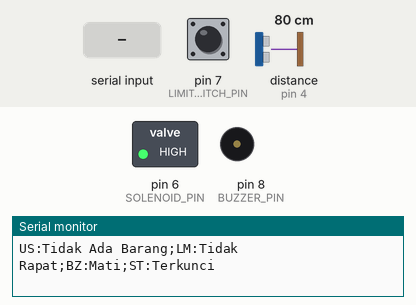
Bench run of a sketch on a simulated Arduino Uno, built with avr-gcc and run on an emulated ATmega328P. Shown: switched loads named in the sketch (green lamp = pin HIGH), buzzer (waves = sounding, pin HIGH), the last lines printed to the serial monitor. Wiring (inferred from the names in the program): ultrasonic range finder: trigger pin 5; echo pin 4. Inputs (shaded band) come from the test bench; at power-on: distance to the obstacle (sensor on pin 4) 80 cm, pin 7 (LIMIT_SWITCH_PIN) HIGH. The echo pulse lasts 58.3 µs per cm; pins used as bus, display or sensor lines are not drawn.

Above: at 1.2 s.
1.3 s: "sender:\n" received over Serial
At 2.4 s:
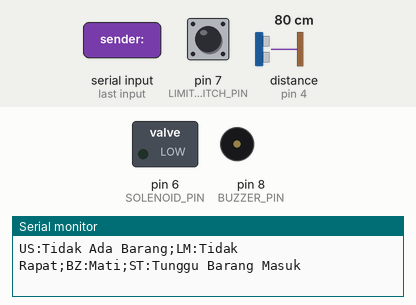
3.0 s: distance to the obstacle (sensor on pin 4) set to 29 cm
4.5 s: distance to the obstacle (sensor on pin 4) set to 25 cm
At 6.0 s:
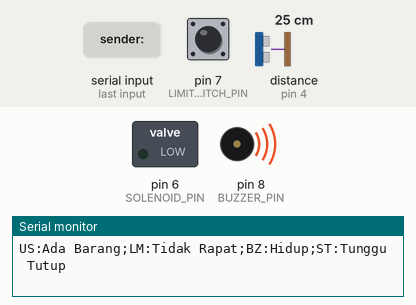
6.3 s: pin 7 (LIMIT_SWITCH_PIN) pulled LOW for 1 s
At 7.0 s:
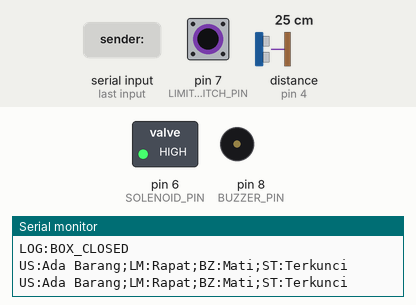
8.8 s: "receiver:\n" received over Serial
At 9.7 s:
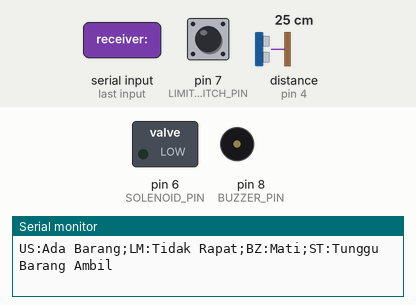
11.1 s: pin 7 (LIMIT_SWITCH_PIN) pulled LOW for 0.15 s
At 11.9 s:
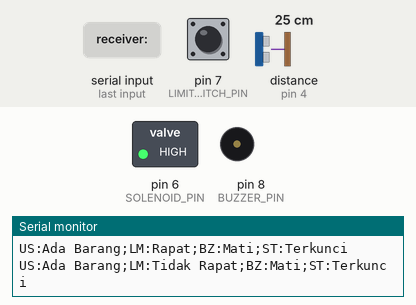
Timing chart, 0 to 13.7 s (numbered marks = the images above; inputs shaded):
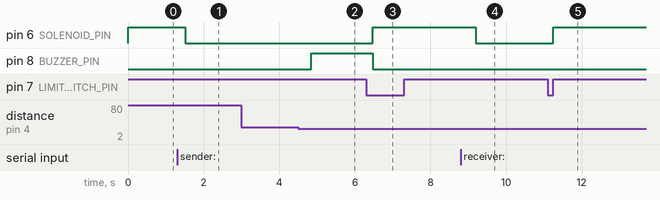

Measured:
- the behaviour switches between 28 and 27 cm on distance to the obstacle (sensor on pin 4) (found by bisection; images 1 and 2)
- after the input at 1.3 s, pin 6 (SOLENOID_PIN): HIGH → LOW after 0.22 s
- after the input at 4.5 s, pin 8 (BUZZER_PIN): LOW → HIGH after 0.35 s
- after the input at 6.3 s, pin 6 (SOLENOID_PIN): LOW → HIGH after 0.17 s; pin 8 (BUZZER_PIN): HIGH → LOW after 0.17 s
- after the input at 8.8 s, pin 6 (SOLENOID_PIN): HIGH → LOW after 0.39 s
- after the input at 11.1 s, pin 6 (SOLENOID_PIN): LOW → HIGH after 0.14 s

The sketch:

Lock_System_Slave.ino
```cpp
// --- Pin Definitions & Constants (SAMA SEPERTI SEBELUMNYA) ---
#define ECHO_PIN 4
#define TRIG_PIN 5
#define SOLENOID_PIN 6
#define LIMIT_SWITCH_PIN 7
#define BUZZER_PIN 8
#define ULTRASONIC_THRESHOLD_CM 27
#define REALTIME_DELAY 200
#define IDLE_FEEDBACK_DELAY 500

// --- States ---
enum State {
  IDLE_LOCKED,
  BOX_OPEN_AWAITING_ACTION,     // Nama diganti sedikit biar umum
  ACTION_DONE_AWAITING_CLOSURE  // Nama diganti sedikit biar umum
};
State currentState = IDLE_LOCKED;

// --- Mode Operasi (BARU) ---
enum OperationMode {
  MODE_NONE,
  MODE_SENDER,   // Mode Pengirim (Menaruh Paket)
  MODE_RECEIVER  // Mode Penerima (Mengambil Paket)
};
OperationMode currentMode = MODE_NONE;

// --- Global Flags ---
boolean actionCompleted = false; // Ganti 'itemTaken' jadi lebih umum
boolean buzzerActive = false;
boolean sendData = true;
boolean stopRequested = false;
unsigned long unlockTime = 0;           // Mencatat waktu kapan kunci dibuka
const long IGNORE_SENSOR_DURATION = 3000; // Durasi mengabaikan sensor (5 detik)
boolean isSensorIgnored = false;        // Status apakah sedang mengabaikan sensor

// --- Fungsi Ultrasonic (SAMA) ---
float readUltrasonicDistance() {
  digitalWrite(TRIG_PIN, LOW); delayMicroseconds(2);
  digitalWrite(TRIG_PIN, HIGH); delayMicroseconds(10);
  digitalWrite(TRIG_PIN, LOW);
  long duration = pulseIn(ECHO_PIN, HIGH, 30000);
  return (duration == 0) ? 999.0 : (duration * 0.0343) / 2;
}

// --- Fungsi Feedback (DIUPDATE DIKIT) ---
void sendFeedbackToTkinter() {
  String ultrasonicStatus_tk;
  // Baca dulu sensor aslinya
  boolean currentLimitStatusLow = (digitalRead(LIMIT_SWITCH_PIN) == LOW);
  String limitStatus_tk;

  // Logika Manipulasi (Grace Period)
  if (isSensorIgnored && currentLimitStatusLow) {
      limitStatus_tk = "Tidak Rapat"; // Bohong: Bilang terbuka padahal tertutup
  } else {
      limitStatus_tk = currentLimitStatusLow ? "Rapat" : "Tidak Rapat"; // Jujur
  }
  String buzzerStatus_tk = buzzerActive ? "Hidup" : "Mati";
  String systemState_tk;

  // Logika status barang disesuaikan agar tidak bingung
  float dist = readUltrasonicDistance();
  if (dist <= ULTRASONIC_THRESHOLD_CM) {
     ultrasonicStatus_tk = "Ada Barang";
  } else {
     ultrasonicStatus_tk = "Tidak Ada Barang";
  }

  switch (currentState) {
    case IDLE_LOCKED: systemState_tk = "Terkunci"; break;
    case BOX_OPEN_AWAITING_ACTION:
         systemState_tk = (currentMode == MODE_SENDER) ? "Tunggu Barang Masuk" : "Tunggu Barang Ambil";
         break;
    case ACTION_DONE_AWAITING_CLOSURE: systemState_tk = "Tunggu Tutup"; break;
    default: systemState_tk = "Error"; break;
  }

  String feedback = "US:" + ultrasonicStatus_tk + ";LM:" + limitStatus_tk + ";BZ:" + buzzerStatus_tk + ";ST:" + systemState_tk;
  Serial.println(feedback);
}

void setup() {
  Serial.begin(115200);
  pinMode(SOLENOID_PIN, OUTPUT);
  pinMode(LIMIT_SWITCH_PIN, INPUT_PULLUP);
  pinMode(BUZZER_PIN, OUTPUT);
  pinMode(TRIG_PIN, OUTPUT);
  pinMode(ECHO_PIN, INPUT);
  digitalWrite(SOLENOID_PIN, HIGH);
  digitalWrite(BUZZER_PIN, LOW);
}

void loop() {
  if (Serial.available() > 0) {
    String data = Serial.readStringUntil('\n');
    data.trim();

    // --- LOGIKA PARSING PERINTAH BARU ---
    // Format dari Python harus: "sender:TIMESTAMP" atau "receiver:TIMESTAMP"

    if (currentState == IDLE_LOCKED) {
       if (data.startsWith("sender:")) {
          currentMode = MODE_SENDER;
          String timestamp = data.substring(7);

          digitalWrite(SOLENOID_PIN, LOW);
          unlockTime = millis();
          isSensorIgnored = true;

          Serial.println("LATENCY_LOG:" + timestamp);
          sendData = true; stopRequested = false;
          currentState = BOX_OPEN_AWAITING_ACTION;
          actionCompleted = false;
          digitalWrite(BUZZER_PIN, LOW); buzzerActive = false;
       }
       else if (data.startsWith("receiver:")) { // Dulu ini "true:"
          currentMode = MODE_RECEIVER;
          String timestamp = data.substring(9);

          digitalWrite(SOLENOID_PIN, LOW);
          unlockTime = millis();
          isSensorIgnored = true;

          Serial.println("LATENCY_LOG:" + timestamp);
          sendData = true; stopRequested = false;
          currentState = BOX_OPEN_AWAITING_ACTION;
          actionCompleted = false;
          digitalWrite(BUZZER_PIN, LOW); buzzerActive = false;
       }
    }

    if (data == "false") stopRequested = true;
  }

  if (sendData) {
    float distance_cm;
    boolean isBoxClosedProperly;

    switch (currentState) {
      case IDLE_LOCKED:
        if (stopRequested) { sendData = false; stopRequested = false; }
        sendFeedbackToTkinter();
        delay(IDLE_FEEDBACK_DELAY);
        break;

      case BOX_OPEN_AWAITING_ACTION: // Dulu AWAITING_PICKUP
        digitalWrite(BUZZER_PIN, LOW); buzzerActive = false;
        isBoxClosedProperly = (digitalRead(LIMIT_SWITCH_PIN) == LOW);

        // --- [LOGIKA PINTAR: HYBRID] ---
        if (isSensorIgnored) {
            unsigned long timePassed = millis() - unlockTime;

            // 1. Kalau waktu 5 detik habis, ya matikan timer
            if (timePassed > IGNORE_SENSOR_DURATION) {
                isSensorIgnored = false;
            }
            // 2. TAPI.. Kalau baru lewat 1 detik DAN pintu dibuka manual oleh User...
            // (Artinya bukan getaran solenoid lagi, tapi beneran tangan manusia)
            else if (timePassed > 1000 && !isBoxClosedProperly) {
                isSensorIgnored = false; // Matikan timer SEKARANG juga!
            }
        }

        // Fitur Safety: Kalau ditutup tapi belum ada transaksi, kunci lagi aja
        if (isBoxClosedProperly && !isSensorIgnored) {
            currentState = IDLE_LOCKED;
            digitalWrite(SOLENOID_PIN, HIGH);
            currentMode = MODE_NONE; // Reset mode
            sendFeedbackToTkinter();
            break;
        }

        distance_cm = readUltrasonicDistance();

        // --- INI BAGIAN KRUSIAL: LOGIKA CABANG DUA ---
        if (currentMode == MODE_RECEIVER) {
            // Logika Penerima: Tunggu barang HILANG (Jarak Jauh)
            if (distance_cm > ULTRASONIC_THRESHOLD_CM) {
               actionCompleted = true;
               currentState = ACTION_DONE_AWAITING_CLOSURE;
               Serial.println("LOG:ITEM_TAKEN");
            }
        }
        else if (currentMode == MODE_SENDER) {
            // Logika Pengirim: Tunggu barang MUNCUL (Jarak Dekat)
            if (distance_cm <= ULTRASONIC_THRESHOLD_CM) {
               actionCompleted = true;
               currentState = ACTION_DONE_AWAITING_CLOSURE;
               Serial.println("LOG:ITEM_PLACED"); // Log baru
            }
        }

        sendFeedbackToTkinter();
        delay(REALTIME_DELAY);
        break;

      case ACTION_DONE_AWAITING_CLOSURE:
        // Logika ini berlaku umum untuk Sender maupun Receiver
        // Intinya: Transaksi sudah dianggap sah, sekarang tutup pintunya!

        isBoxClosedProperly = (digitalRead(LIMIT_SWITCH_PIN) == LOW);
        buzzerActive = !isBoxClosedProperly; // Bunyi kalau gak rapet
        digitalWrite(BUZZER_PIN, buzzerActive ? HIGH : LOW);

        if (isBoxClosedProperly) {
           digitalWrite(SOLENOID_PIN, HIGH);
           currentState = IDLE_LOCKED;
           currentMode = MODE_NONE; // Reset mode
           digitalWrite(BUZZER_PIN, LOW);
           buzzerActive = false;
           Serial.println("LOG:BOX_CLOSED");
        }

        sendFeedbackToTkinter();
        delay(REALTIME_DELAY);
        break;
    }
  }
}
```
